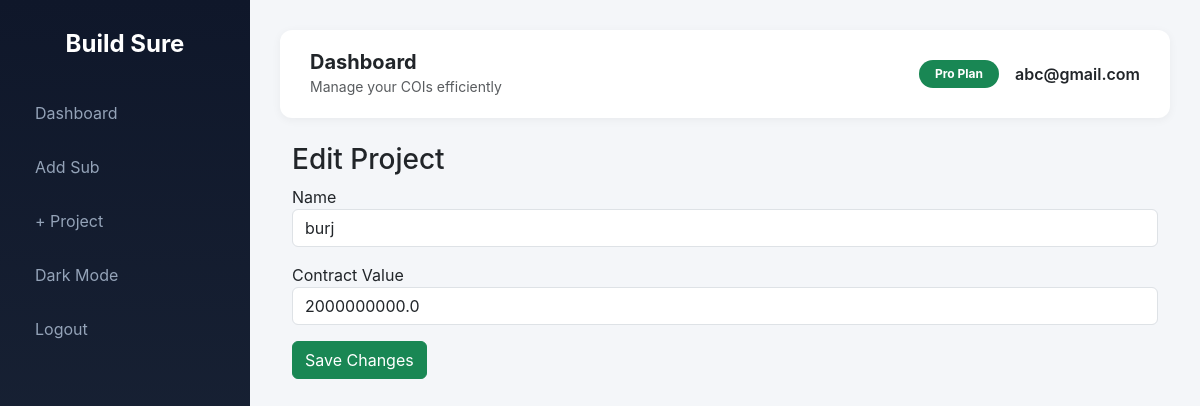
Screenshot of /edit_project/1 (signed in) with the database file from the repository.
### main.py (models this page shows)
class User(db.Model, UserMixin):
    id = db.Column(db.Integer, primary_key=True)
    email = db.Column(db.String(120), unique=True, nullable=False)
    password = db.Column(db.String(200), nullable=False)
    timezone = db.Column(db.String(50), default="US/Eastern")
    paid = db.Column(db.Boolean, default=False)
    subs = db.relationship('Subcontractor', backref='owner', lazy=True)

class Project(db.Model):
    id = db.Column(db.Integer, primary_key=True)
    name = db.Column(db.String(150))
    contract_value = db.Column(db.Float)
    start_date = db.Column(db.Date)
    end_date = db.Column(db.Date)
    required_coverage = db.Column(db.Float, default=1000000)
    user_id = db.Column(db.Integer, db.ForeignKey('user.id'))
    subs = db.relationship('ProjectSubcontractor', backref='project', lazy=True)
    documents = db.relationship(
        'Document',
        backref='project',
        lazy=True,
        cascade="all, delete-orphan"
    )
    documents = db.relationship(
    "Document",
    backref="project",
    lazy=True,
    cascade="all, delete-orphan"
)

### main.py (the view)
@app.route("/edit_project/<int:project_id>", methods=["GET", "POST"])
@login_required
def edit_project(project_id):
    project = Project.query.get_or_404(project_id)
    if request.method == "POST":
        project.name = request.form.get("name")
        project.contract_value = float(request.form.get("contract_value") or 0)
        db.session.commit()
        return redirect(url_for("dashboard"))
    return render_template("edit_project.html", project=project)

### main.py (called while the page is built)
@login_manager.user_loader
def load_user(user_id):
    return db.session.get(User, int(user_id))

### templates/edit_project.html
{% extends "base.html" %}
{% block content %}
<h3>Edit Project</h3>
<form method="POST">
    <div class="mb-3">
        <label>Name</label>
        <input type="text" name="name"
               class="form-control"
               value="{{ project.name }}">
    </div>
    <div class="mb-3">
        <label>Contract Value</label>
        <input type="number" step="0.01"
               name="contract_value"
               class="form-control"
               value="{{ project.contract_value }}">
    </div>
    <button type="submit" class="btn btn-success">
        Save Changes
    </button>
</form>
{% endblock %}

### templates/base.html (shortened to what this page needs)
<!DOCTYPE html>
<html lang="en">
<head>
    <link href="https://cdn.jsdelivr.net/npm/bootstrap@5.3.2/dist/css/bootstrap.min.css" rel="stylesheet">
</head>
<body>
{% if current_user.is_authenticated %}
<div class="sidebar">
    <h4>Build Sure</h4>
    <a href="{{ url_for('dashboard') }}">Dashboard</a>
    <a href="{{ url_for('add_sub') }}">Add Sub</a>
    <a href="{{ url_for('add_project') }}" class="nav-btn">
    + Project
</a>
    <a href="#" id="toggleDark">Dark</a>
    <a href="{{ url_for('logout') }}">Logout</a>
</div>
{% endif %}
<div class="{% if current_user.is_authenticated %}main-content{% endif %}">
{% if current_user.is_authenticated %}
<div class="navbar-top d-flex justify-content-between align-items-center">
    <div class="d-flex align-items-center gap-3">
        <div>
            <h5 class="mb-0 fw-bold">Dashboard</h5>
            <small class="text-muted">Manage your COIs efficiently</small>
        </div>
    </div>
    <div class="d-flex align-items-center gap-3">
        <span class="badge bg-success rounded-pill px-3 py-2">
            Pro Plan
        </span>
        <span class="fw-semibold">{{ current_user.email }}</span>
    </div>
</div>
{% endif %}
<div class="position-fixed top-0 end-0 p-3" style="z-index: 9999">
</div>
<div class="container-fluid">
    {% block content %}{% endblock %}
</div>
</div>
</body>
</html>

### templates/base.html (style rules this page uses)
body { background-color: #f4f6f9; font-family: 'Inter', sans-serif; transition: background-color 0.3s ease, color 0.3s ease; }
.sidebar { height: 100vh; position: fixed; width: 250px; background: linear-gradient(180deg, #0f172a, #1e293b); color: white; padding-top: 30px; transition: transform 0.3s ease; }
.sidebar h4 { text-align: center; margin-bottom: 30px; font-weight: 700; }
.sidebar a { color: #94a3b8; text-decoration: none; display: block; padding: 12px 20px; border-radius: 10px; margin: 6px 15px; transition: 0.2s ease; }
.main-content { margin-left: 250px; padding: 30px; transition: margin-left 0.3s ease; }
.navbar-top { background: white; padding: 20px 30px; border-radius: 12px; margin-bottom: 25px; box-shadow: 0 2px 10px rgba(0,0,0,0.05); transition: background 0.3s ease; }

### rows the page displays
User: email "abc@gmail.com"
Project: name "burj", contract_value "2000000000.0"
